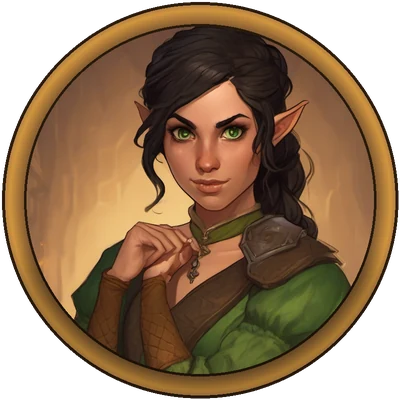
#> input picture assets/npcs/candlekeep/anfitria_repouso.webp, 400 x 400 px
$ python -i gen_tokens.py   (imports and definitions only)
#> lines starting #> are read from the running program, lines starting #| are printed output that depends on the picture; after the words box and inside, x2 and y2 are one past the last pixel; in counts of white or black regions, pixels touching at a corner belong together
"""Transforma um retrato gerado (ia-orc / SDXL) em token redondo de NPC e registra no assets/npcs.json.

Recorta o quadrado de cima (rosto e ombros), aplica a máscara redonda e a moldura de bronze igual em todos,
e salva em .webp de 400 px.

Uso:
  python3 tools/gen_tokens.py <imagem> --npc kalan_strongbranch --cidade candlekeep
  python3 tools/gen_tokens.py <imagem> --oficio buscador --especie humano --genero f
Os prompts usados para gerar os retratos ficam em tools/tokens_npcs.json."""
import argparse, json, pathlib
from PIL import Image, ImageDraw, ImageFilter

ROOT = pathlib.Path(__file__).resolve().parent.parent
NPCS = ROOT / "assets" / "npcs.json"
S = 400          # lado do token
RING = 22        # largura da moldura


def token(src):
    im = Image.open(src).convert("RGB")
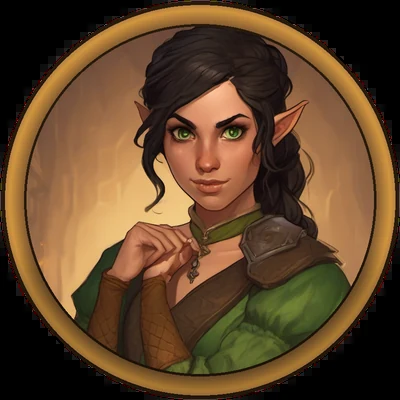
#> im: PIL image 400x400 RGB; mean R, G, B 96.8, 69.2, 42
    w, h = im.size
#> w = 400; h = 400
    side = min(w, h)
#> side = 400
    im = im.crop(((w - side) // 2, 0, (w + side) // 2, side)).resize((S * 2, S * 2), Image.LANCZOS)
#> im: PIL image 800x800 RGB
    big = S * 2
    mask = Image.new("L", (big, big))
#> mask: PIL image 800x800 L; every value is 0
    ImageDraw.Draw(mask).ellipse((RING * 2, RING * 2, big - RING * 2, big - RING * 2), fill=255)
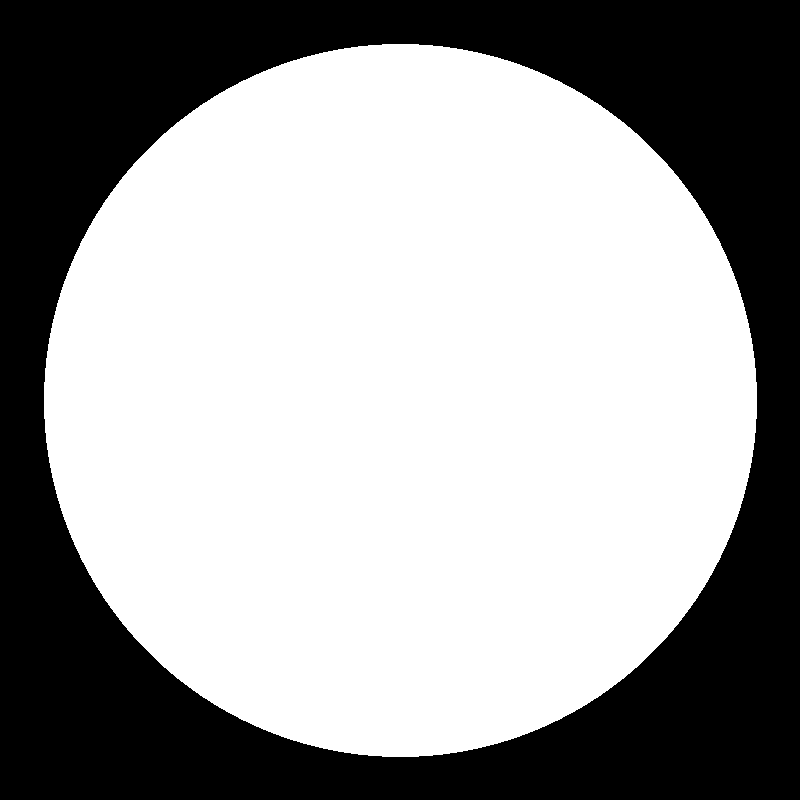
#> mask: PIL image 800x800 L; 62.4% white; 1 black region, box (x1, y1, x2, y2) and area: (0, 0, 800, 800) 240859
    out = Image.new("RGBA", (big, big))
#> out: PIL image 800x800 RGBA; every value is 0
    out.paste(im, (0, 0), mask)
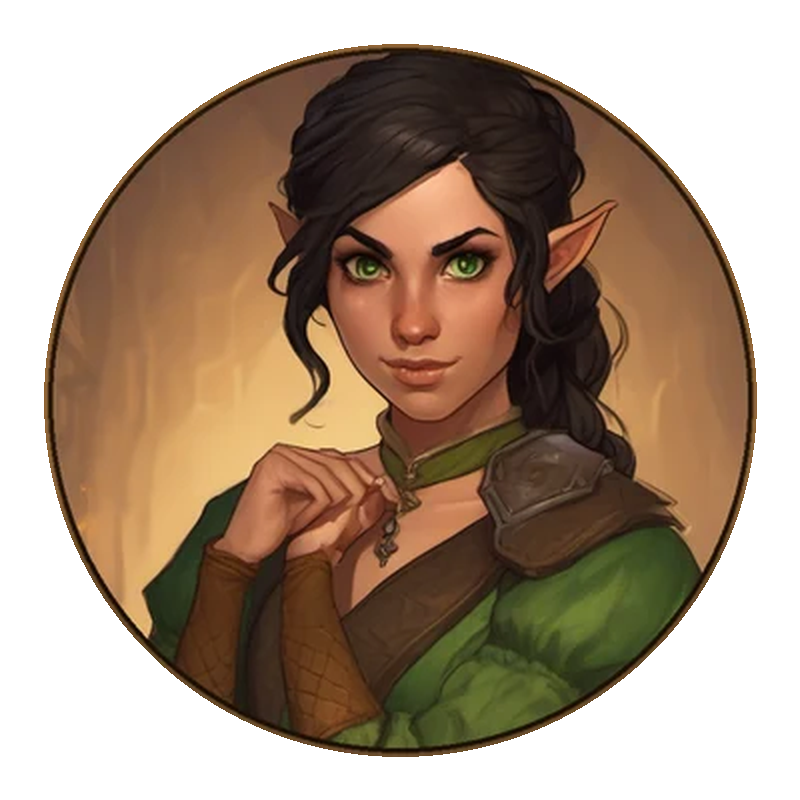
#> out: PIL image 800x800 RGBA; mean R, G, B, A 73.6, 53, 34.2, 159; transparent parts drawn white
    # moldura: bronze com brilho em cima e sombra embaixo, contorno escuro dos dois lados
    ring = Image.new("RGBA", (big, big))
    d = ImageDraw.Draw(ring)
    r0, r1 = 4, RING * 2 + 4
    for i in range(r0, r1):
        t = (i - r0) / (r1 - r0)
        c = (int(150 + 60 * (1 - abs(t - .35) * 2)), int(105 + 45 * (1 - abs(t - .35) * 2)), int(50 + 20 * (1 - t)), 255)
        d.ellipse((i, i, big - i, big - i), outline=c, width=2)
    d.ellipse((r0, r0, big - r0, big - r0), outline=(40, 26, 12, 255), width=6)
    d.ellipse((r1, r1, big - r1, big - r1), outline=(40, 26, 12, 255), width=5)
    shade = Image.new("L", (big, big))
    ImageDraw.Draw(shade).pieslice((r0, r0, big - r0, big - r0), 20, 160, fill=70)
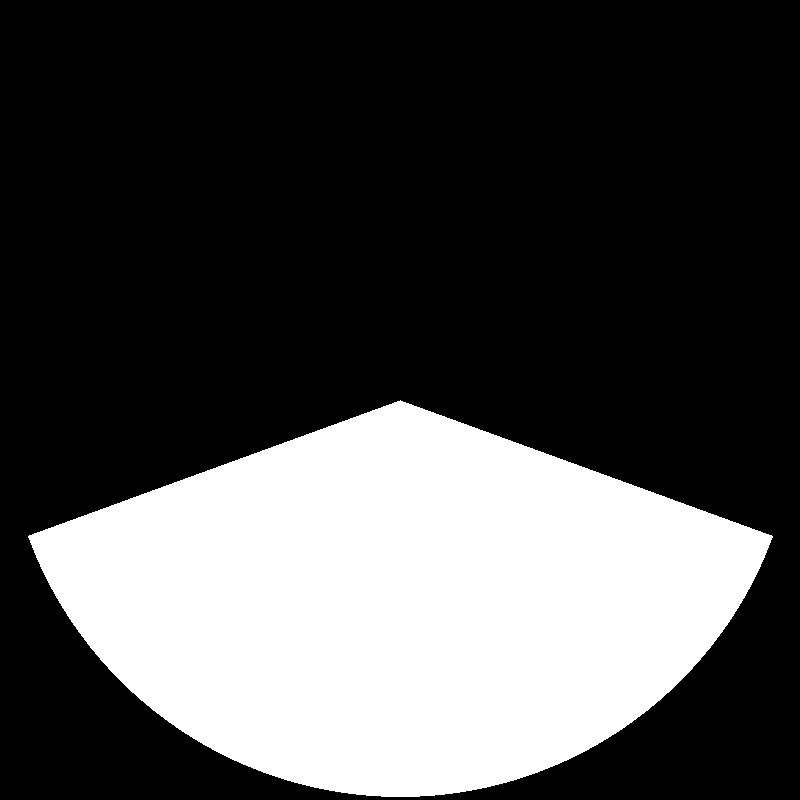
#> shade: PIL image 800x800 L; values 0 (black) and 70 (white), 30% white; 1 white region, box (x1, y1, x2, y2) and area: (28, 400, 773, 797) 192147
    out.alpha_composite(ring)
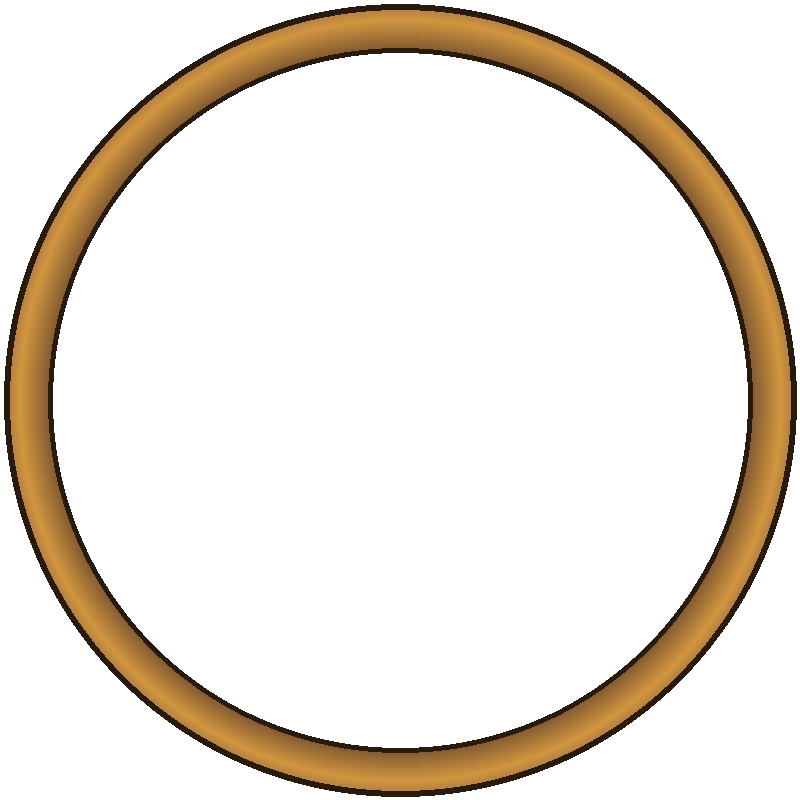
#> ring: PIL image 800x800 RGBA; mean R, G, B, A 26.4, 18.6, 8.6, 45.6; transparent parts drawn white
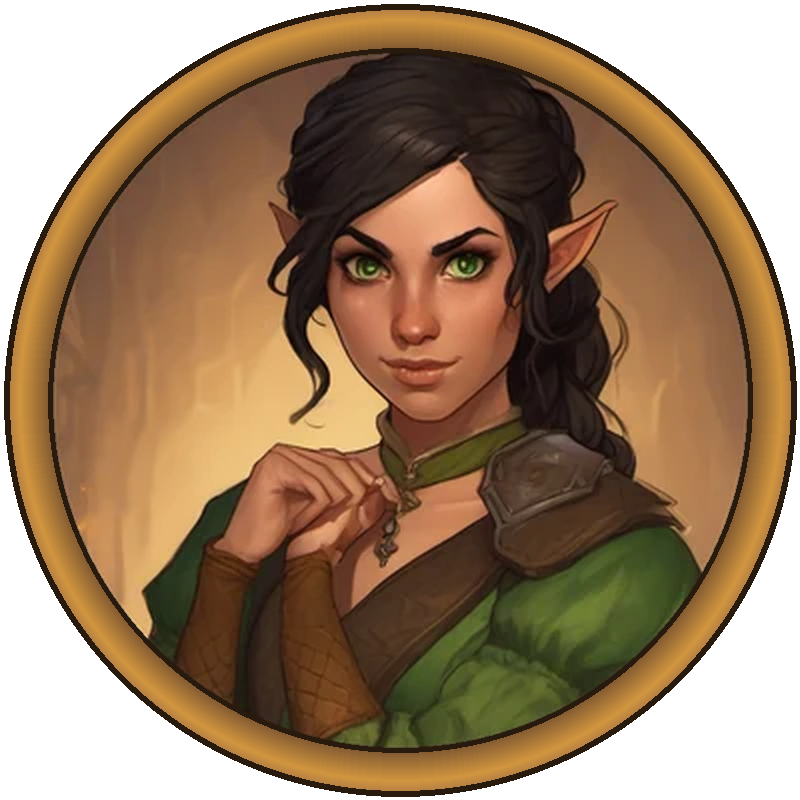
#> out: PIL image 800x800 RGBA; mean R, G, B, A 97.6, 69.9, 42, 196.7; transparent parts drawn white
    dark = Image.new("RGBA", (big, big), (0, 0, 0, 0))
    dark.putalpha(Image.composite(shade.filter(ImageFilter.GaussianBlur(30)), Image.new("L", (big, big)), ring.getchannel("A")))
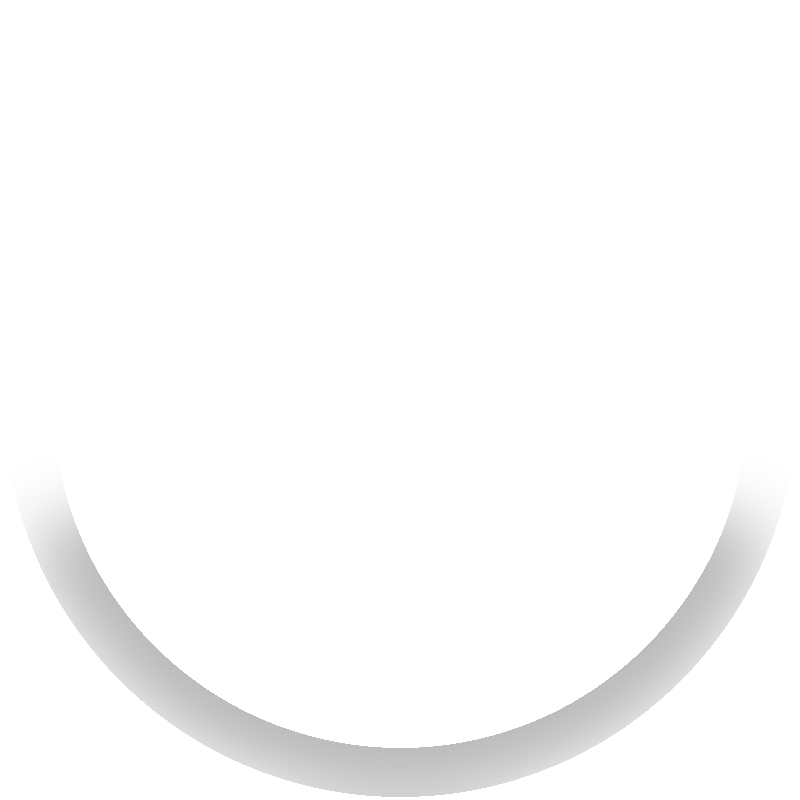
#> dark: PIL image 800x800 RGBA; mean R, G, B, A 0, 0, 0, 3.7; transparent parts drawn white
    out.alpha_composite(dark)
    return out.resize((S, S), Image.LANCZOS)


def main():
    ap = argparse.ArgumentParser()
    ap.add_argument("imagem")
    ap.add_argument("--npc")
    ap.add_argument("--cidade", default="candlekeep")
    ap.add_argument("--oficio")
    ap.add_argument("--especie")
    ap.add_argument("--genero")
    a = ap.parse_args()
    data = json.loads(NPCS.read_text())
    if a.npc:
        rel = f"npcs/{a.cidade}/{a.npc}.webp"
    else:
        lst = data["oficios"][a.oficio]["imgs"]
        n = 1 + sum(1 for i in lst if i["src"].startswith(f"npcs/plebeus/{a.oficio}_{a.especie}_"))
        rel = f"npcs/plebeus/{a.oficio}_{a.especie}_{a.genero or 'x'}{n}.webp"
    dst = ROOT / "assets" / rel
    dst.parent.mkdir(parents=True, exist_ok=True)
    token(a.imagem).save(dst, quality=88, method=6)
    if a.npc:
        data["nomeados"][a.npc]["img"] = rel
    else:
        item = {"src": rel, "especie": a.especie, **({"genero": a.genero} if a.genero else {})}
        if item not in lst:
            lst.append(item)
    NPCS.write_text(json.dumps(data, indent=2, ensure_ascii=False) + "\n")
    print(rel)


# [2 lines not run here, left out]

>>> result = token('../assets/npcs/candlekeep/anfitria_repouso.webp')
